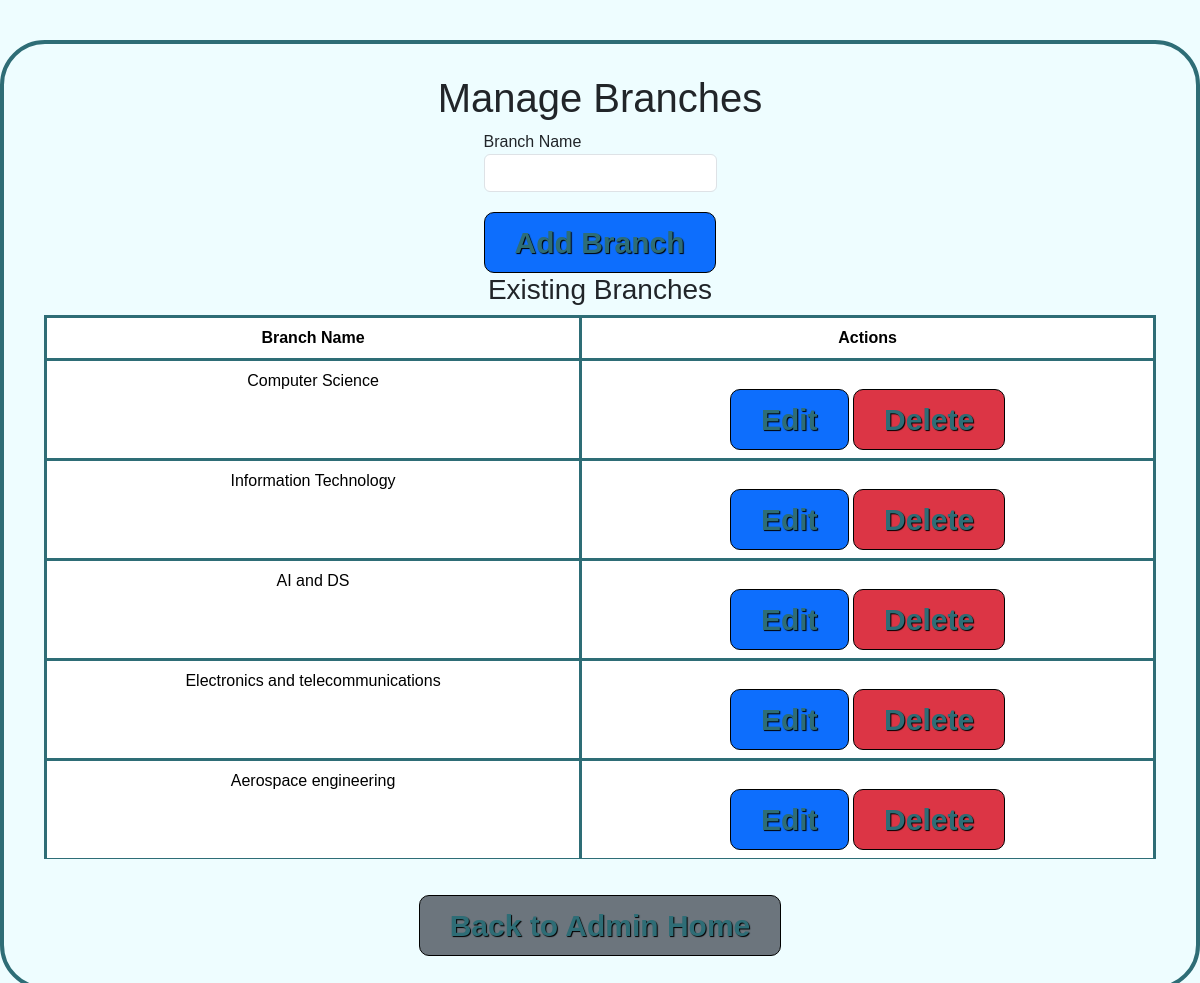
Page /admin/manage_branch (signed in) on the committed database.
### models.py (models this page shows)
class Branch(db.Model):
    __tablename__ = 'branch'
    id = db.Column(db.Integer, primary_key=True)
    name = db.Column(db.String(50), unique=True, nullable=False)
    users = db.relationship('User', backref='branch', lazy=True)
    subjects = db.relationship('Subject', backref='branch', lazy=True)

### routes.py (the view, shortened to what this page needs)
@admin_bp.route("/manage_branch", methods=['GET', 'POST'])
@login_required
@admin_only
def manage_branch():
    form = BranchForm()
    branches = Branch.query.all()  # Fetch all branches
    branch_id = request.args.get('branch_id')
    if branch_id:
        branch = Branch.query.get(branch_id)
        if branch:
            form.name.data = branch.name  # Populate the form for editing
    delete_branch_id = request.args.get('delete_branch_id')
    return render_template("admin/manage_branch.html", form=form, branches=branches)

### forms.py
class BranchForm(FlaskForm):
    name = StringField('Branch Name', validators=[DataRequired()])
    submit = SubmitField('Submit')

### app.py (called while the page is built)
@login_manager.user_loader
def load_user(user_id):
    return User.query.get(int(user_id))

### routes.py (called while the page is built)
def admin_only(func):
    @wraps(func)
    def wrapper(*args, **kwargs):
        if not current_user.is_authenticated or not current_user.is_admin:
            flash('Access restricted. Admins only!', 'error')
            return redirect(url_for('routes.index'))
        return func(*args, **kwargs)
    return wrapper

### templates/admin/manage_branch.html (shortened to what this page needs)
{% extends 'layout.html' %}
{% block content %}
  <h1>Manage Branches</h1>
  <form method="POST">
    <div>
      <label for="branch_name">Branch Name</label>
      {{ form.name(class="form-control") }}
    </div>
    <div>
      <button type="submit" class="btn btn-primary">Add Branch</button>
    </div>
  </form>
  <h3>Existing Branches</h3>
  <table class="table">
    <thead>
      <tr>
        <th>Branch Name</th>
        <th>Actions</th>
      </tr>
    </thead>
    <tbody>
      {% for branch in branches %}
        <tr>
          <td>{{ branch.name }}</td>
          <td>
            <a href="{{ url_for('admin.manage_branch', branch_id=branch.id) }}" class="btn btn-primary">Edit</a>
            <a href="{{ url_for('admin.manage_branch', delete_branch_id=branch.id) }}" class="btn btn-danger" onclick="return confirm('Are you sure you want to delete this branch?')">Delete</a>
          </td>
        </tr>
      {% endfor %}
    </tbody>
  </table>
  <a href="{{ url_for('admin.admin_home') }}" class="btn btn-secondary">Back to Admin Home</a>
{% endblock %}

### templates/admin/manage_branch.html (style rules this page uses)
body { background-color: #EEFDFF; margin: 0; padding: 0; display: flex; flex-direction: column; align-items: center; height: 100vh; font-family: 'Comic Sans MS', cursive, sans-serif; }
table { width: 100%; border-collapse: collapse; }
th, td { padding: 10px; border: 3px solid #2E6D76; text-align: center; }
th { background-color: #6a91a3; font-weight: bold; }
.btn { color: #2E6D76; font-size: 30px; text-shadow: 1px 1px 1px black; font-weight: bold; padding: 7px 30px; border-color: black; cursor: pointer; margin-top: 20px; border-radius: 10px; }

### rows in the picture
Branch: name "Computer Science"
Branch: name "Information Technology"
Branch: name "AI and DS"
Branch: name "Electronics and telecommunications"
Branch: name "Aerospace engineering"
